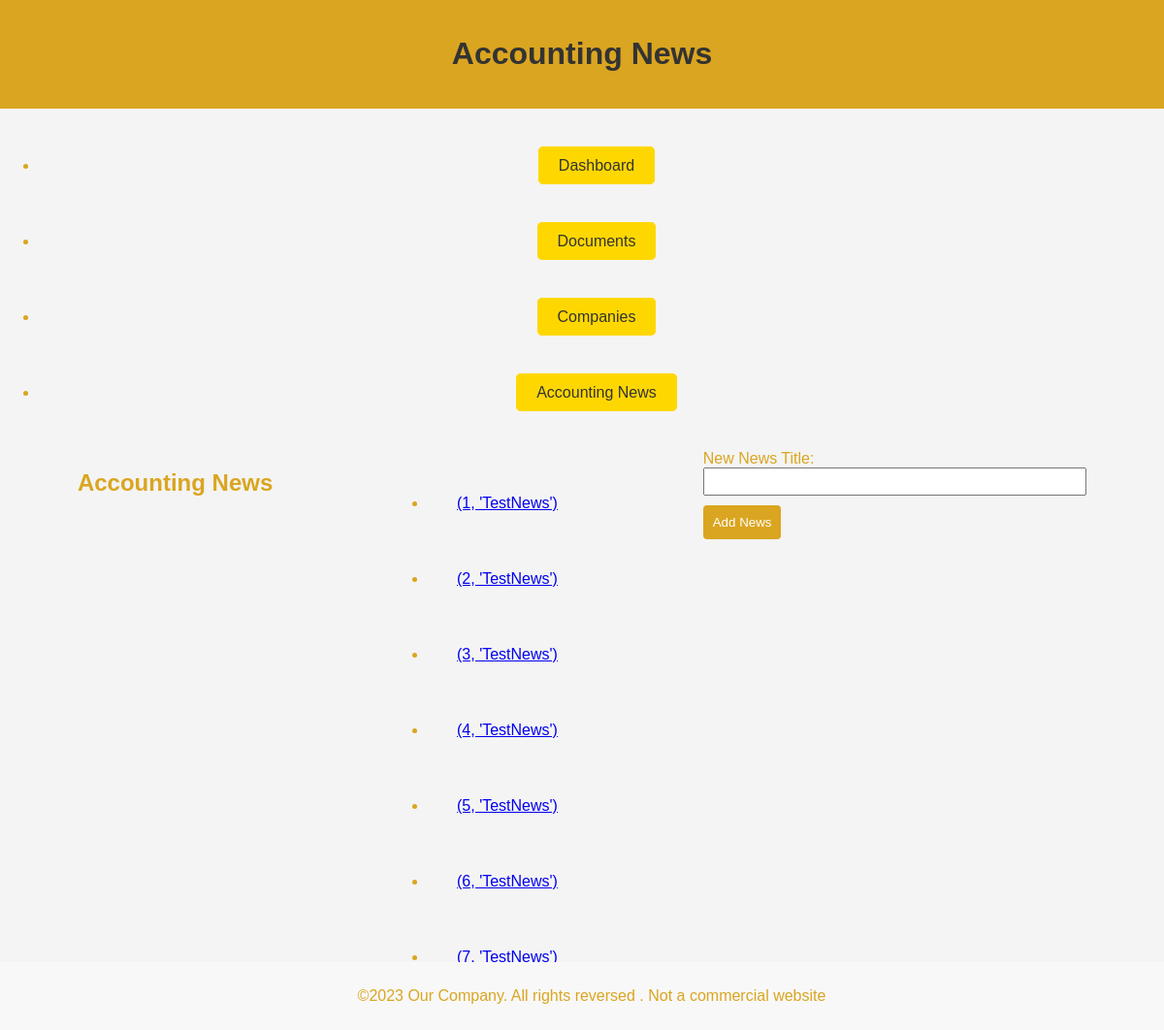
/accounting_news (signed in), run on the app's committed database.
### tables this page shows
CREATE TABLE news (id INTEGER PRIMARY KEY, title TEXT);

### main.py (the view)
@app.route('/accounting_news', methods=['GET', 'POST'])
def accounting_news():
    if 'user_id' in session:
        if request.method == 'POST':
            news_title = request.form['news_title']
            add_news(news_title)
            return redirect(url_for('accounting_news'))
        news_list = get_news()
        return render_template('accounting_news.html', news_list=news_list)
    else:
        return redirect(url_for('login'))

### main.py (called while the page is built)
def connect_db():
    return sqlite3.connect(app.root_path + '/bookkeeping.db')

def get_news():
    with connect_db() as con:
        cur = con.cursor()
        cur.execute('SELECT * FROM news')
        news_list = cur.fetchall()
    return news_list

### templates/accounting_news.html (shortened to what this page needs)
<!DOCTYPE html>
<html lang="en">
<head>
     <link rel="stylesheet" type="text/css" href="{{ url_for('static', filename='styles.css') }}">
</head>
<body>
    <header>
        <h1>Accounting News</h1>
    </header>
    <nav>
        <ul>
            <li><a href="{{ url_for('dashboard') }}">Dashboard</a></li>
            <li><a href="{{ url_for('documents') }}">Documents</a></li>
            <li><a href="{{ url_for('companies') }}">Companies</a></li>
            <li><a href="{{ url_for('accounting_news') }}" class="active">Accounting News</a></li>
        </ul>
    </nav>
    <section>
        <h2>Accounting News</h2>
        <ul>
            {% for news_item in news_list %}
                <li><a href="#">{{ news_item }}</a></li>
            {% endfor %}
        </ul>
<form method="post" action="{{ url_for('accounting_news') }}">
    <label for="news_title">New News Title:</label>
    <input type="text" id="news_title" name="news_title" required>
    <button type="submit">Add News</button>
</form>
    </section>
    <footer>
      <p>&copy;2023 Our Company. All rights reversed . Not a commercial website</p>
    </footer>
</body>
</html>

### static/styles.css (style rules this page uses)
body { font-family: 'Arial', sans-serif; margin: 0; padding: 0; background-color: #fff; color: #daa520; }
header { background-color: #daa520; color: #fff; text-align: center; padding: 1em; }
footer { background-color: #f8f8f8; padding: 10px; text-align: center; position: fixed; bottom: 0; width: 100%; }
section { display: flex; justify-content: space-around; margin: 20px; }
input { width: 100%; padding: 5px; box-sizing: border-box; }
button { background-color: #daa520; color: #fff; padding: 10px; border: none; border-radius: 4px; cursor: pointer; margin-top: 10px; }
body { font-family: Arial, sans-serif; background-color: #f4f4f4; margin: 0; padding: 0; }
h1 { text-align: center; color: #333; }
nav { text-align: center; margin-top: 20px; }
nav a { text-decoration: none; color: #333; padding: 10px 20px; margin-right: 10px; background-color: #FFD700; border: 1px solid #FFD700; border-radius: 5px; transition: background-color 0.3s ease-in-out, color 0.3s ease-in-out; }
li { padding: 30px; }

### data on the page
news: news_item "(1, 'TestNews')"
news: news_item "(2, 'TestNews')"
news: news_item "(3, 'TestNews')"
news: news_item "(4, 'TestNews')"
news: news_item "(5, 'TestNews')"
news: news_item "(6, 'TestNews')"
news: news_item "(7, 'TestNews')"
